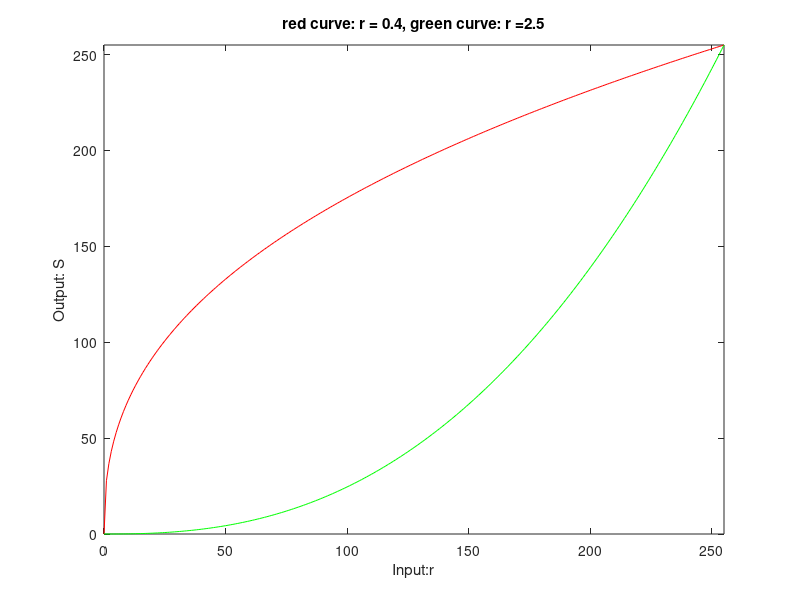

Here is the MATLAB script that generated this plot:

r = linspace(0,255,256);

figure(1)

c = 255/(255^0.4)
s1 = c* r.^0.4;
plot(r,s1,'r')
hold on
c = 255/(255^2.5)
s2 = c* r.^2.5;
plot(r,s2,'g')
axis([0 255 0 255])
title('red curve: r = 0.4, green curve: r =2.5')
xlabel('Input:r')
ylabel('Output: S')

%% write into csv file
newdata = [r',s1',s2'];
csvwrite('original_0.4_2.5.csv',newdata)
